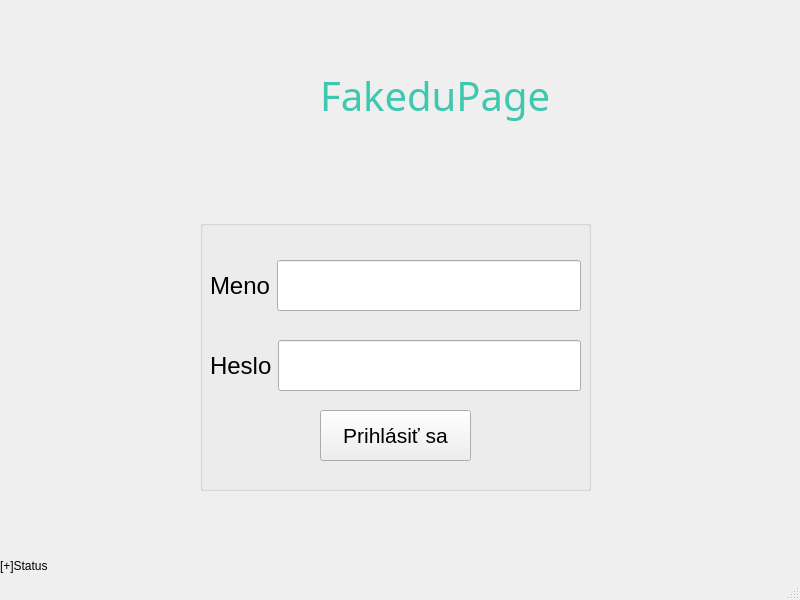
<?xml version="1.0" encoding="UTF-8"?>
<ui version="4.0">
 <class>MainWindow</class>
 <widget class="QMainWindow" name="MainWindow">
  <property name="geometry">
   <rect>
    <x>0</x>
    <y>0</y>
    <width>800</width>
    <height>600</height>
   </rect>
  </property>
  <property name="windowTitle">
   <string>MainWindow</string>
  </property>
  <widget class="QWidget" name="centralwidget">
   <widget class="QLabel" name="label">
    <property name="geometry">
     <rect>
      <x>0</x>
      <y>550</y>
      <width>171</width>
      <height>31</height>
     </rect>
    </property>
    <property name="text">
     <string>[+]Status</string>
    </property>
   </widget>
   <widget class="QGroupBox" name="groupBox">
    <property name="geometry">
     <rect>
      <x>200</x>
      <y>220</y>
      <width>391</width>
      <height>271</height>
     </rect>
    </property>
    <property name="title">
     <string/>
    </property>
    <widget class="QPushButton" name="pushButton">
     <property name="geometry">
      <rect>
       <x>120</x>
       <y>190</y>
       <width>151</width>
       <height>51</height>
      </rect>
     </property>
     <property name="font">
      <font>
       <pointsize>16</pointsize>
      </font>
     </property>
     <property name="text">
      <string>Prihlásiť sa</string>
     </property>
    </widget>
    <widget class="QWidget" name="layoutWidget">
     <property name="geometry">
      <rect>
       <x>10</x>
       <y>120</y>
       <width>371</width>
       <height>51</height>
      </rect>
     </property>
     <layout class="QFormLayout" name="formLayout">
      <item row="0" column="0">
       <widget class="QLabel" name="label_3">
        <property name="sizePolicy">
         <sizepolicy hsizetype="Expanding" vsizetype="Expanding">
          <horstretch>0</horstretch>
          <verstretch>0</verstretch>
         </sizepolicy>
        </property>
        <property name="font">
         <font>
          <pointsize>18</pointsize>
         </font>
        </property>
        <property name="text">
         <string>Heslo</string>
        </property>
       </widget>
      </item>
      <item row="0" column="1">
       <widget class="QLineEdit" name="lineEdit_2_Password">
        <property name="sizePolicy">
         <sizepolicy hsizetype="Expanding" vsizetype="Expanding">
          <horstretch>0</horstretch>
          <verstretch>0</verstretch>
         </sizepolicy>
        </property>
        <property name="font">
         <font>
          <pointsize>16</pointsize>
         </font>
        </property>
        <property name="echoMode">
         <enum>QLineEdit::Password</enum>
        </property>
       </widget>
      </item>
     </layout>
    </widget>
    <widget class="QWidget" name="layoutWidget">
     <property name="geometry">
      <rect>
       <x>10</x>
       <y>40</y>
       <width>371</width>
       <height>51</height>
      </rect>
     </property>
     <layout class="QFormLayout" name="formLayout_2">
      <item row="0" column="0">
       <widget class="QLabel" name="label_2">
        <property name="sizePolicy">
         <sizepolicy hsizetype="Expanding" vsizetype="Expanding">
          <horstretch>0</horstretch>
          <verstretch>0</verstretch>
         </sizepolicy>
        </property>
        <property name="font">
         <font>
          <pointsize>18</pointsize>
         </font>
        </property>
        <property name="text">
         <string>Meno</string>
        </property>
       </widget>
      </item>
      <item row="0" column="1">
       <widget class="QLineEdit" name="lineEdit_username">
        <property name="sizePolicy">
         <sizepolicy hsizetype="Expanding" vsizetype="Expanding">
          <horstretch>0</horstretch>
          <verstretch>0</verstretch>
         </sizepolicy>
        </property>
        <property name="font">
         <font>
          <pointsize>16</pointsize>
         </font>
        </property>
       </widget>
      </item>
     </layout>
    </widget>
   </widget>
   <widget class="QLabel" name="label_image">
    <property name="geometry">
     <rect>
      <x>180</x>
      <y>40</y>
      <width>141</width>
      <height>121</height>
     </rect>
    </property>
    <property name="text">
     <string/>
    </property>
   </widget>
   <widget class="QLabel" name="label_4">
    <property name="geometry">
     <rect>
      <x>320</x>
      <y>50</y>
      <width>291</width>
      <height>91</height>
     </rect>
    </property>
    <property name="font">
     <font>
      <family>Arial Rounded MT Bold</family>
      <pointsize>30</pointsize>
     </font>
    </property>
    <property name="styleSheet">
     <string notr="true">QLabel#label_4
{
color: #3dc8af
}</string>
    </property>
    <property name="text">
     <string>FakeduPage</string>
    </property>
   </widget>
  </widget>
  <widget class="QMenuBar" name="menubar">
   <property name="geometry">
    <rect>
     <x>0</x>
     <y>0</y>
     <width>800</width>
     <height>22</height>
    </rect>
   </property>
  </widget>
  <widget class="QStatusBar" name="statusbar"/>
 </widget>
 <resources/>
 <connections/>
</ui>
